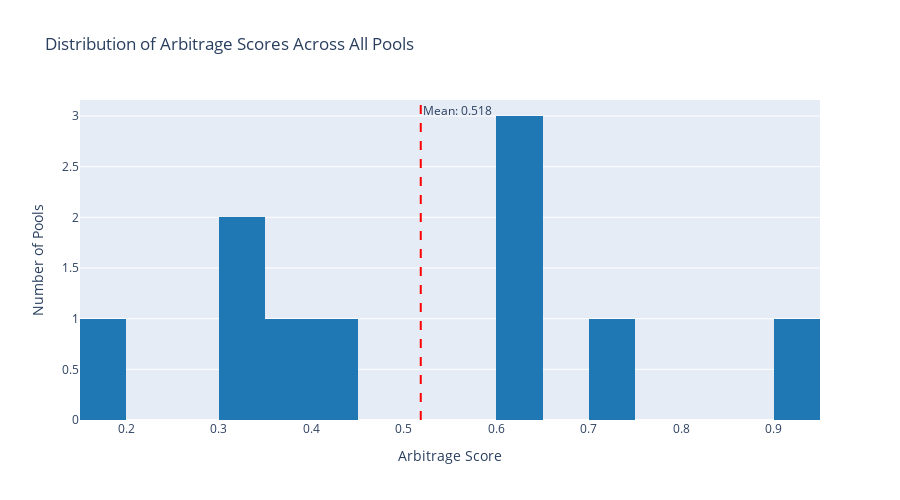

Notebook cell for this chart:
### Markdown cell above
## 📊 Visualization: Arbitrage Score Distribution

### Code cell
if not pools_df.empty and 'arbitrage_score' in pools_df.columns:
    # Create histogram
    fig = px.histogram(
        pools_df, 
        x='arbitrage_score',
        nbins=30,
        title='Distribution of Arbitrage Scores Across All Pools',
        labels={'arbitrage_score': 'Arbitrage Score', 'count': 'Number of Pools'},
        color_discrete_sequence=['#1f77b4']
    )
    
    fig.add_vline(
        x=pools_df['arbitrage_score'].mean(), 
        line_dash="dash", 
        line_color="red",
        annotation_text=f"Mean: {pools_df['arbitrage_score'].mean():.3f}",
        annotation_position="top right"
    )
    
    fig.update_layout(
        xaxis_title='Arbitrage Score',
        yaxis_title='Number of Pools',
        showlegend=False,
        height=500
    )
    
    fig.show()

### Figure 1 — Plotly figure (JSON) as saved in the notebook; plotly's stock layout.template omitted (floating-point values rounded to 4 significant figures)
{"data": [{"bingroup": "x", "hovertemplate": "Arbitrage Score=%{x}<br>count=%{y}<extra></extra>", "legendgroup": "", "marker": {"color": "#1f77b4", "pattern": {"shape": ""}}, "name": "", "nbinsx": 30, "orientation": "v", "showlegend": false, "type": "histogram", "x": [0.3814, 0.3373, 0.7154, 0.9082, 0.632, 0.6217, 0.4382, 0.315, 0.6397, 0.1949], "xaxis": "x", "yaxis": "y"}], "layout": {"annotations": [{"showarrow": false, "text": "Mean: 0.518", "x": 0.5184, "xanchor": "left", "xref": "x", "y": 1, "yanchor": "top", "yref": "y domain"}], "barmode": "relative", "height": 500, "legend": {"tracegroupgap": 0}, "shapes": [{"line": {"color": "red", "dash": "dash"}, "type": "line", "x0": 0.5184, "x1": 0.5184, "xref": "x", "y0": 0, "y1": 1, "yref": "y domain"}], "showlegend": false, "title": {"text": "Distribution of Arbitrage Scores Across All Pools"}, "xaxis": {"anchor": "y", "domain": [0, 1], "title": {"text": "Arbitrage Score"}}, "yaxis": {"anchor": "x", "domain": [0, 1], "title": {"text": "Number of Pools"}}}}
